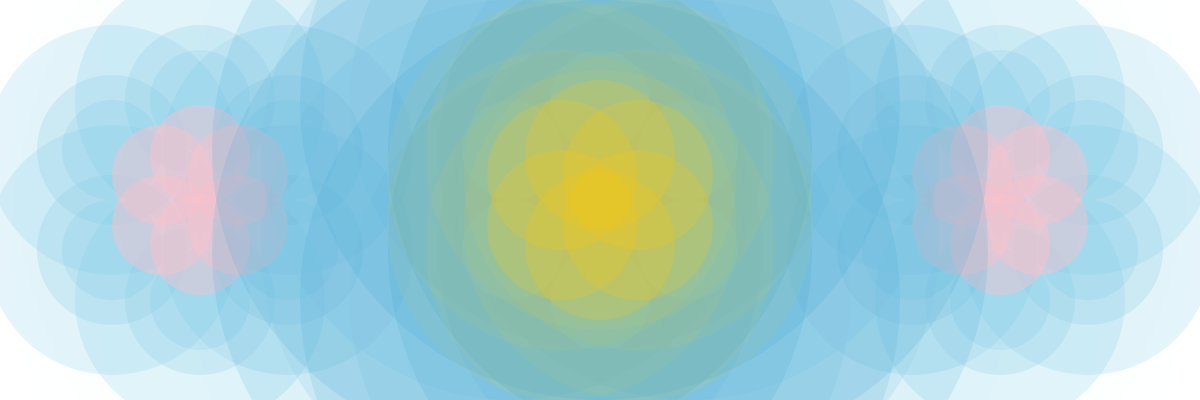
Frame 1 (no input)
Frame 60 (no input): identical to frame 1, image omitted
Frame 120 (the mouse pressed at the canvas centre since frame 60): identical to frame 1, image omitted

The p5.js sketch that drew this single still picture (run headless with seeded random() and noise() and a simulated clock; from frame 60 on, the mouse is pressed at the canvas centre):

// p5.js sketch
// ── sketch.js
function setup() {
  createCanvas(1200, 400);
}

function draw() {
  background(255);
  
  
  //Left
  
  fill("#97CBE142")
  noStroke();
  ellipse (200, 100, 150);
  ellipse (288, 150, 150);
  ellipse (288, 250, 150);
  ellipse (200, 300, 150);
  ellipse (112, 250, 150);
  ellipse (112, 150, 150);
  
  
  fill("#72C2E430")
  noStroke();
  ellipse (200, 100, 250);
  ellipse (288, 150, 250);
  ellipse (288, 250, 250);
  ellipse (200, 300, 250);
  ellipse (112, 250, 250);
  ellipse (112, 150, 250);
  
  
  fill('#72C2E430')
  noStroke();
  ellipse (200, 100, 100);
  ellipse (288, 150, 100);
  ellipse (288, 250, 100);
  ellipse (200, 300, 100);
  ellipse (112, 250, 100);
  ellipse (112, 150, 100);//
  
  fill('rgba(255,192,203,0.46)')
  noStroke();
  ellipse (200, 155, 100);
  ellipse (238, 175, 100);
  ellipse (238, 225, 100);
  ellipse (200, 245, 100);
  ellipse (162, 225, 100);
  ellipse (162, 175, 100);
  
  
  //Right 
  
  fill("#97CBE142")
  noStroke();
  ellipse (1000, 100, 150);
  ellipse (1088, 150, 150);
  ellipse (1088, 250, 150);
  ellipse (1000, 300, 150);
  ellipse (912, 250, 150);
  ellipse (912, 150, 150);
  
  
  fill("#72C2E430")
  noStroke();
  ellipse (1000, 100, 250);
  ellipse (1088, 150, 250);
  ellipse (1088, 250, 250);
  ellipse (1000, 300, 250);
  ellipse (912, 250, 250);
  ellipse (912, 150, 250);
  
  
  fill('#72C2E430')
  noStroke();
  ellipse (1000, 100, 100);
  ellipse (1088, 150, 100);
  ellipse (1088, 250, 100);
  ellipse (1000, 300, 100);
  ellipse (912, 250, 100);
  ellipse (912, 150, 100);//
  
  fill('rgba(255,192,203,0.46)')
  noStroke();
  ellipse (1000, 155, 100);
  ellipse (1038, 175, 100);
  ellipse (1038, 225, 100);
  ellipse (1000, 245, 100);
  ellipse (962, 225, 100);
  ellipse (962, 175, 100);
  
  

  
  //Central 
  
  
  fill("#97CBE130")
  noStroke();
  ellipse (600, 100, 500);
  ellipse (688, 150, 500);
  ellipse (688, 250, 500);
  ellipse (600, 300, 500);
  ellipse (512, 250, 500);
  ellipse (512, 150, 500);
  
   fill("#97CBE102")
  noStroke();
  ellipse (600, 100, 1000);
  ellipse (688, 150, 1000);
  ellipse (688, 250, 1000);
  ellipse (600, 300, 1000);
  ellipse (512, 250, 1000);
  ellipse (512, 150, 1000);
  
  //
  
     fill("#3AA0CD26")
  noStroke();
  ellipse (600, 100, 600);
  ellipse (688, 150, 600);
  ellipse (688, 250, 600);
  ellipse (600, 300, 600);
  ellipse (512, 250, 600);
  ellipse (512, 150, 600);
  
  
  fill('#72C2E430')
  noStroke();
  ellipse (600, 100, 100);
  ellipse (688, 150, 100);
  ellipse (688, 250, 100);
  ellipse (600, 300, 100);
  ellipse (512, 250, 100);
  ellipse (512, 150, 100);//
  
  fill('#FFC10733')
  noStroke();
  ellipse (600, 155, 150);
  ellipse (638, 175, 150);
  ellipse (638, 225, 150);
  ellipse (600, 245, 150);
  ellipse (562, 225, 150);
  ellipse (562, 175, 150);
  
  fill('#FFC1070F')
  noStroke();
  ellipse (600, 155, 350);
  ellipse (638, 175, 350);
  ellipse (638, 225, 350);
  ellipse (600, 245, 350);
  ellipse (562, 225, 350);
  ellipse (562, 175, 350);
  
  
  
  
  
  
}
